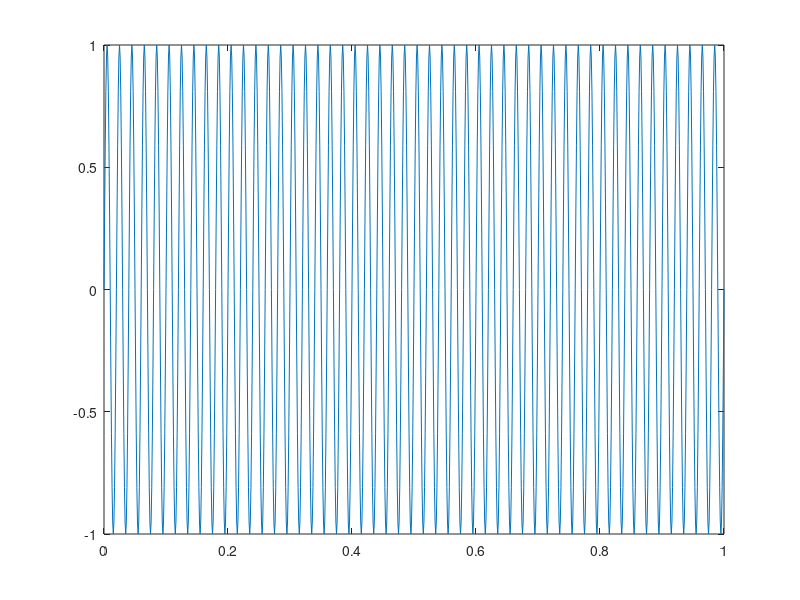
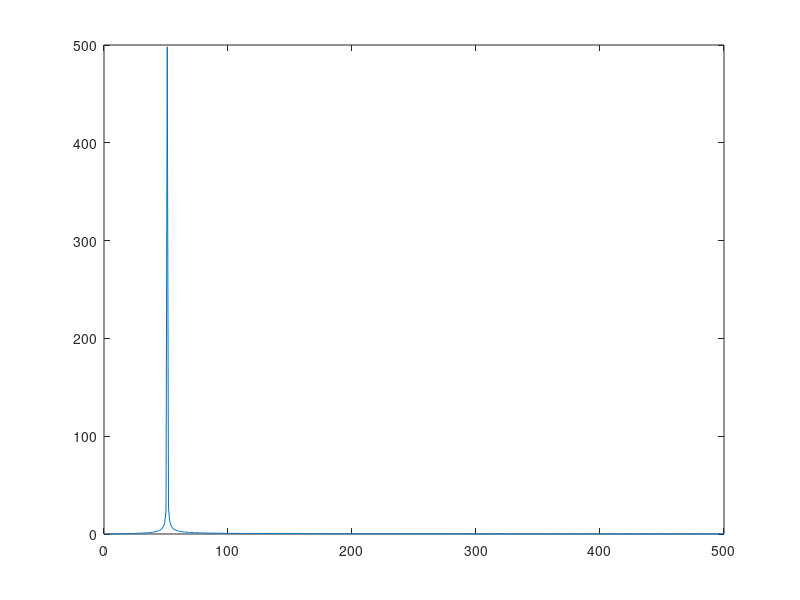

These figures' MATLAB source, in order:
close all;
clear all;
clc

fs = 1000;
Ts = 1/fs;
f0 = 50;
N = 1;

t = 0:Ts:N;
x = sin(2*pi()*f0*t);

figure(1)
plot(t,x)

figure(2)
X = abs(fft(x));
X = X(1:length(X)/2);
f = linspace(1,fs/2,length(t)/2);
plot(f,X)
